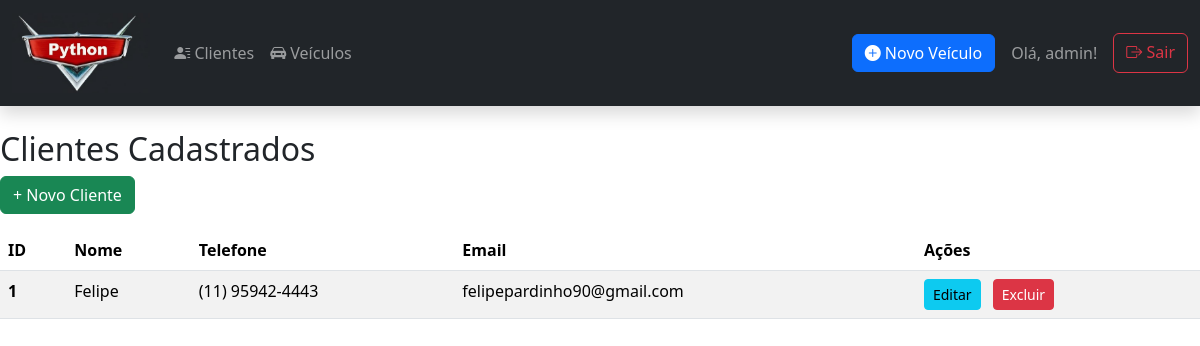
The page /clients/ (signed in) on the database its author committed.
### app/database_models.py (models this page shows)
class Client(Base):
    __tablename__ = "clients"
    id = Column(Integer, primary_key=True, autoincrement=True)
    name = Column(String(255), nullable=False, index=True)
    phone = Column(String(50))
    email = Column(String(255), unique=True, index=True)
    vehicles = relationship("Vehicle", back_populates="owner", cascade="all, delete-orphan")

### app/routers/clients.py (the view)
@router.get("/", name="list_clients")
def list_clients(request: Request):
    username = get_current_user(request)
    db = SessionLocal()
    try:
        clients_list = db.query(Client).order_by(Client.name).all()
    finally:
        db.close()
    return templates.TemplateResponse(
        "clients/list.html",
        {
            "request": request,
            "clients": clients_list,
            "title": "Lista de Clientes",
            "username": username
        }
    )

### app/templates/clients/list.html
{% extends "base.html" %}
{% block content %}
    <h2>Clientes Cadastrados</h2>
    <div class="mb-3">
        <a href="{{ url_for('new_client_form') }}" class="btn btn-success">
            + Novo Cliente
        </a>
    </div>
    <table class="table table-striped">
        <thead>
            <tr>
                <th scope="col">ID</th>
                <th scope="col">Nome</th>
                <th scope="col">Telefone</th>
                <th scope="col">Email</th>
                <th scope="col">Ações</th>
            </tr>
        </thead>
        <tbody>
            {% for client in clients %}
            <tr>
                <th scope="row">{{ client.id }}</th>
                <td>{{ client.name }}</td>
                <td>{{ client.phone }}</td>
                <td>{{ client.email or 'N/A' }}</td>
                <td>
                    <a class="btn btn-sm btn-info me-2" href="{{ url_for('edit_client_form', client_id=client.id) }}">Editar</a>
                    <form action="{{ url_for('delete_client', client_id=client.id) }}" method="POST" style="display:inline;" onsubmit="return confirm('Tem certeza que deseja deletar o cliente {{ client.name }} e todos os veículos e serviços dele?');">
                        <button type="submit" class="btn btn-sm btn-danger">Excluir</button>
                    </form>
                </td>
            </tr>
            {% else %}
            <tr>
                <td colspan="5" class="text-center text-muted">Nenhum cliente cadastrado.</td>
            </tr>
            {% endfor %}
        </tbody>
    </table>
{% endblock %}

### rows shown on the page
Client: id "1", name "Felipe", phone "(11) 95942-4443", email "felipepardinho90@gmail.com"

### other values the page prints
{{ username }} "admin"
